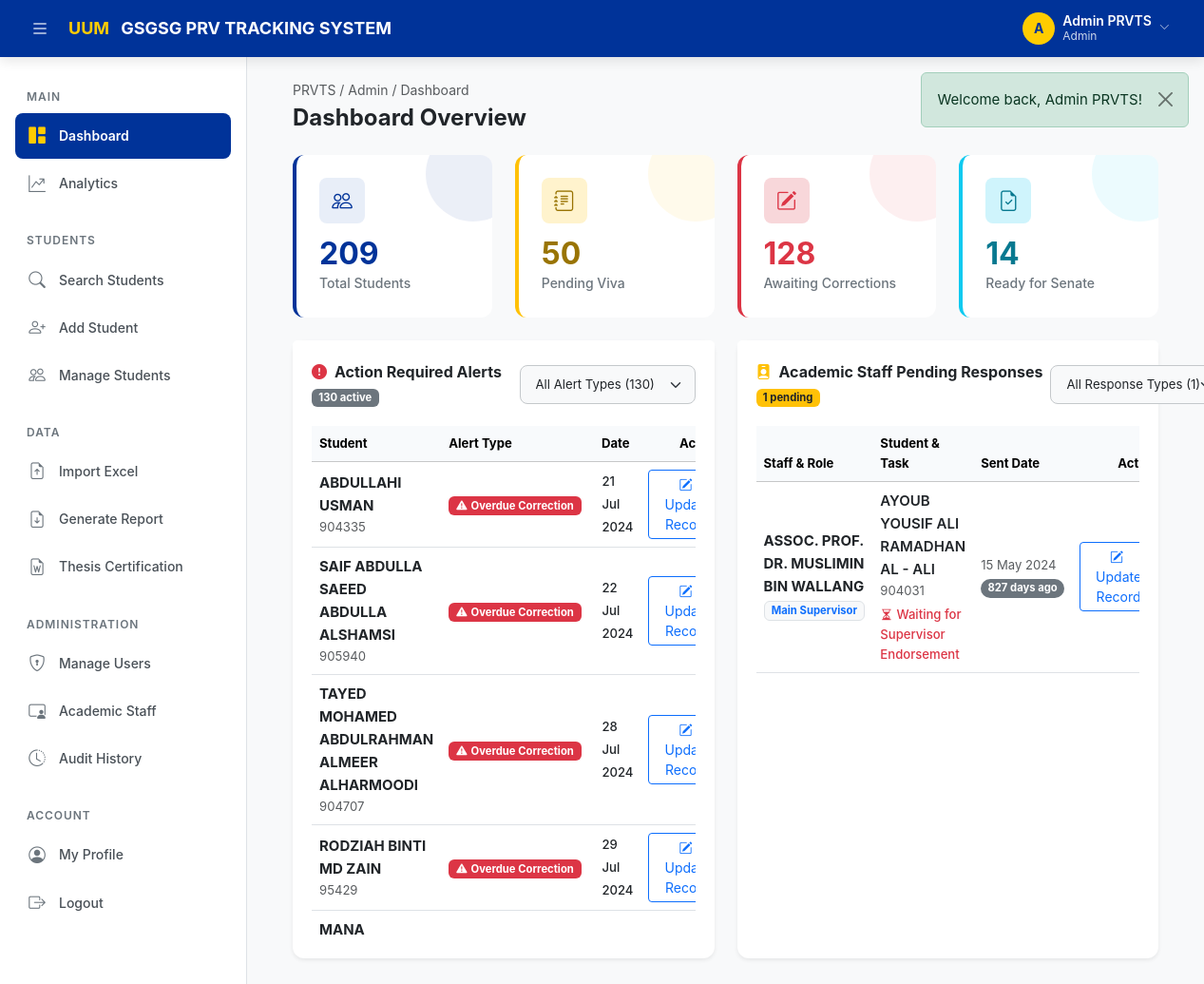
The app's page /dashboard (signed in) with its own data.
### tables this page shows
CREATE TABLE IF NOT EXISTS `corrections` (
    `correction_id`            INT AUTO_INCREMENT PRIMARY KEY,
    `student_id`               INT NOT NULL,
    `correction_required`      TINYINT(1) NOT NULL DEFAULT 0,
    `correction_deadline`      DATE DEFAULT NULL,
    `correction_submission_date` DATE DEFAULT NULL,
    `verification_status`      ENUM('Pending','In Progress','Verified','Rejected') DEFAULT 'Pending',
    `reviewed_by`              VARCHAR(100) DEFAULT NULL,
    `report_sent_to_student_date` DATE DEFAULT NULL,
    `internal_report_status`   VARCHAR(100) DEFAULT NULL,
    `external_report_status`   VARCHAR(100) DEFAULT NULL,
    `corrected_thesis_received_date` DATE DEFAULT NULL,
    `checklist_after_viva_date` DATE DEFAULT NULL,
    `correction_schedule_date` DATE DEFAULT NULL,
    `post_viva_turnitin_percentage` VARCHAR(10) DEFAULT NULL,
    `supervisor_endorsement_date` DATE DEFAULT NULL,
    `sent_to_internal_date`    DATE DEFAULT NULL,
    `sent_to_external_date`    DATE DEFAULT NULL,
    `sent_to_supervisor_date`  DATE DEFAULT NULL,
    `endorsement_from_examiner_date` DATE DEFAULT NULL,
    `abstract_received_date`   DATE DEFAULT NULL,
    `colgis_jil_meeting_date`  DATE DEFAULT NULL,
    `colgis_jil_meeting_no`    VARCHAR(100) DEFAULT NULL,
    `final_result`             VARCHAR(200) DEFAULT NULL,

    INDEX `idx_corr_student` (`student_id`),

    CONSTRAINT `fk_corr_student`
        FOREIGN KEY (`student_id`) REFERENCES `students`(`student_id`)
        ON DELETE CASCADE ON UPDATE CASCADE
);

CREATE TABLE IF NOT EXISTS `students` (
    `student_id`      INT AUTO_INCREMENT PRIMARY KEY,
    `matric_no`       VARCHAR(30) NOT NULL UNIQUE,
    `name`            VARCHAR(200) NOT NULL,
    `programme`       VARCHAR(200) DEFAULT NULL,
    `school`          VARCHAR(200) DEFAULT NULL,
    `degree_level`    VARCHAR(100) NOT NULL DEFAULT 'Masters',
    `cohort`          VARCHAR(50) DEFAULT NULL,
    `its_receipt_date` DATE DEFAULT NULL,
    `thesis_title`    TEXT DEFAULT NULL,
    `research_status` ENUM(
        'Thesis Submitted',
        'Examiner Assigned',
        'Viva Scheduled',
        'Viva Completed',
        'Re-Viva',
        'Corrections Submitted',
        'Ready for Senate',
        'Graduated'
    ) NOT NULL DEFAULT 'Thesis Submitted',
    `created_at`      DATETIME NOT NULL DEFAULT CURRENT_TIMESTAMP,
    `updated_at`      DATETIME NOT NULL DEFAULT CURRENT_TIMESTAMP ON UPDATE CURRENT_TIMESTAMP,

    INDEX `idx_students_name`     (`name`),
    INDEX `idx_students_school`   (`school`),
    INDEX `idx_students_status`   (`research_status`),
    INDEX `idx_students_degree`   (`degree_level`)
);

CREATE TABLE IF NOT EXISTS `supervisors` (
    `supervisor_id`   INT AUTO_INCREMENT PRIMARY KEY,
    `supervisor_name` VARCHAR(200) NOT NULL,
    `email`           VARCHAR(200) DEFAULT NULL,
    `phone`           VARCHAR(50) DEFAULT NULL,
    `department`      VARCHAR(200) DEFAULT NULL
);

### app/Views/dashboard/index.php (the view, shortened to what the rows shown need)
<?php
$baseUrl = rtrim($_ENV['APP_URL'] ?? '', '/');
?>
<div class="page-header animate-fade-in-up">
    <div>
        <h1>Dashboard Overview</h1>
    </div>
</div>
<div class="row g-4 animate-fade-in-up stagger-2">
    <div class="col-lg-6">
        <div class="card h-100 shadow-sm border-0">
            <div class="card-body">
                <?php if (empty($actions)): ?>
                    <div class="text-center text-muted py-5">
                        <i class="bi bi-check-circle-fill text-success fs-1 mb-2 d-block"></i>
                        No immediate actions required!
                    </div>
                <?php else: ?>
                    <div class="table-responsive dashboard-alert-scroll">
                        <table class="table table-hover align-middle mb-0" id="actionAlertsTable">
                            <thead class="table-light text-muted small">
                                <tr>
                                    <th>Student</th>
                                    <th>Alert Type</th>
                                    <th>Date</th>
                                    <th class="text-end">Actions</th>
                                </tr>
                            </thead>
                            <tbody>
                                <?php foreach ($actions as $action): ?>
                                    <tr id="alert-row-<?= md5($action['alert_key']) ?>" data-alert-type="<?= htmlspecialchars($action['type']) ?>">
                                        <td>
                                            <div class="fw-bold text-dark"><?= htmlspecialchars($action['name']) ?></div>
                                            <div class="small text-muted"><?= htmlspecialchars($action['matric_no']) ?></div>
                                        </td>
                                        <td>
                                            <span class="badge <?= $action['badge'] ?> px-2 py-1">
                                                <i class="bi <?= $action['icon'] ?> me-1"></i><?= htmlspecialchars($action['type']) ?>
                                            </span>
                                        </td>
                                        <td><span class="text-dark fw-medium small"><?= date('d M Y', strtotime($action['date'])) ?></span></td>
                                        <td class="text-end">
                                            <a href="<?= $baseUrl ?>/students/edit/<?= $action['student_id'] ?>?highlight=<?= urlencode($action['highlight'] ?? '') ?>#<?= $action['tab'] ?? '' ?>" class="btn btn-sm btn-outline-primary px-3">
                                                <i class="bi bi-pencil-square me-1"></i> Update Record
                                            </a>
                                        </td>
                                    </tr>
                                    <?php endforeach; ?>
                                </tbody>
                            </table>
                        </div>
                    <?php endif; ?>
                </div>
            </div>
        </div>
    <div class="col-lg-6">
        <div class="card h-100 shadow-sm border-0">
            <div class="card-body">
                <?php if (empty($pending)): ?>
                    <div class="text-center text-muted py-5">
                        <i class="bi bi-inbox-fill text-muted fs-1 mb-2 d-block"></i>
                        No pending responses from Academic Staff.
                    </div>
                <?php else: ?>
                    <div class="table-responsive dashboard-alert-scroll">
                        <table class="table table-hover align-middle mb-0" id="pendingResponsesTable">
                            <thead class="table-light text-muted small">
                                <tr>
                                    <th>Staff & Role</th>
                                    <th>Student & Task</th>
                                    <th>Sent Date</th>
                                    <th class="text-end">Action</th>
                                </tr>
                            </thead>
                            <tbody>
                                <?php foreach ($pending as $p): ?>
                                    <tr id="alert-row-<?= md5($p['alert_key']) ?>" data-task-type="<?= htmlspecialchars($p['task']) ?>">
                                        <td>
                                            <div class="fw-bold text-dark"><?= htmlspecialchars($p['staff_name']) ?></div>
                                            <span class="badge bg-light text-primary border small mb-1"><?= htmlspecialchars($p['role']) ?></span>
                                        </td>
                                        <td>
                                            <div class="fw-semibold text-dark"><?= htmlspecialchars($p['student_name']) ?></div>
                                            <div class="small text-muted mb-1"><?= htmlspecialchars($p['matric_no']) ?></div>
                                            <div class="small text-danger fw-medium"><i class="bi bi-hourglass-split me-1"></i><?= htmlspecialchars($p['task']) ?></div>
                                        </td>
                                        <td>
                                            <span class="small text-muted d-block"><?= date('d M Y', strtotime($p['sent_date'])) ?></span>
                                            <?php
                                            $days = floor((time() - strtotime($p['sent_date'])) / 86400);
                                            ?>
                                            <span class="badge bg-secondary rounded-pill small"><?= $days ?> days ago</span>
                                        </td>
                                        <td class="text-end">
                                            <a href="<?= $baseUrl ?>/students/edit/<?= $p['student_id'] ?><?= !empty($p['highlight']) ? '?highlight=' . urlencode($p['highlight']) : '' ?>#<?= $p['tab'] ?? '' ?>" class="btn btn-sm btn-outline-primary px-3">
                                                <i class="bi bi-pencil-square me-1"></i> Update Record
                                            </a>
                                        </td>
                                    </tr>
                                <?php endforeach; ?>
                            </tbody>
                        </table>
                    </div>
                <?php endif; ?>
            </div>
        </div>
    </div>
</div>

### records on screen
corrections: student.name "ABDULLAHI USMAN", student.matric_no "904335", type "Overdue Correction", correction_deadline "21 Jul 2024"
corrections: student.name "SAIF ABDULLA SAEED ABDULLA ALSHAMSI", student.matric_no "905940", type "Overdue Correction", correction_deadline "22 Jul 2024"
corrections: student.name "TAYED MOHAMED ABDULRAHMAN ALMEER ALHARMOODI", student.matric_no "904707", type "Overdue Correction", correction_deadline "28 Jul 2024"
corrections: student.name "RODZIAH BINTI MD ZAIN", student.matric_no "95429", type "Overdue Correction", correction_deadline "29 Jul 2024"
corrections: student.name "MANA…"
students: supervisors.supervisor_name "ASSOC. PROF. DR. MUSLIMIN BIN WALLANG", role "Main Supervisor", name "AYOUB YOUSIF ALI RAMADHAN AL - ALI", matric_no "904031", task "Waiting for Supervisor Endorsement", sent_date "15 May 2024", days "827"

### other values on screen
$initials "A"
$userName "Admin PRVTS"
$userRole "Admin"
strip_tags($flash['message'], '<strong><em><b><i><br><span>') "Welcome back, Admin PRVTS!"
$stats['total_students'] "209"
$stats['pending_viva'] "50"
$stats['awaiting_corrections'] "128"
$stats['ready_for_senate'] "14"
count($actions) "130"
count($pending) "1"
